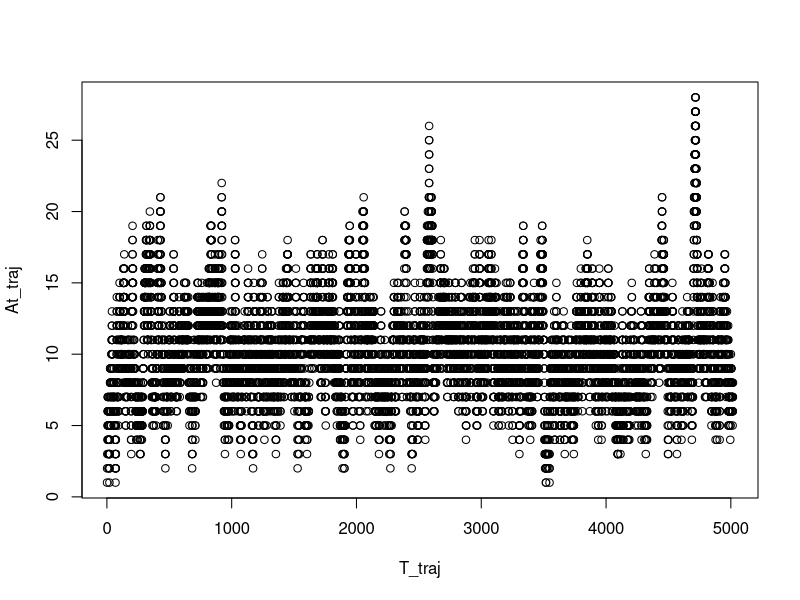
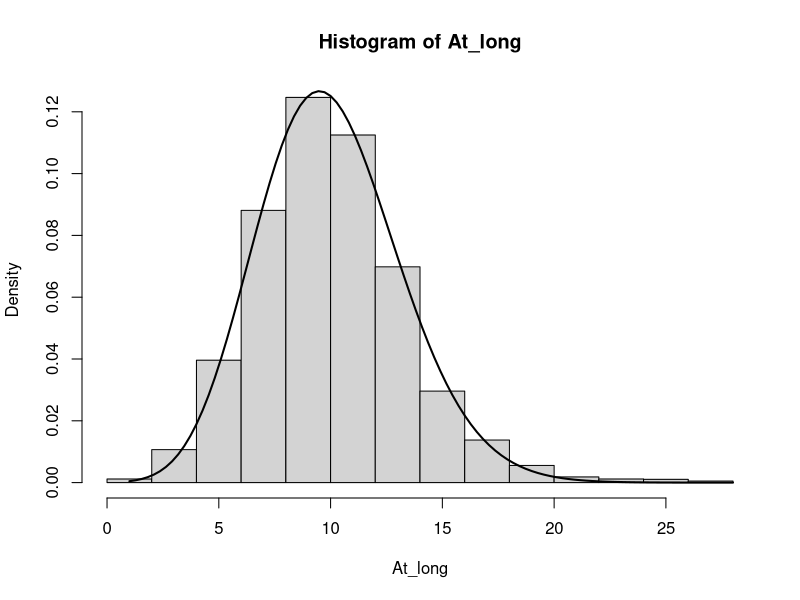

Source code (R) for these figures, in order:
# Demonstration of the Gillespie algorithm for a simple production degradation 
# model of transcription.

# Production rate (per second)
k2 <- 1.0

# Degradation rate (per molecule per second)
k1 <- 0.1

# Initial number of molecules of species A, at T=0
At <- 0

# Stored trajectory of At values
At_traj <- c()

# Initial time
T <- 0.0

# Stored trajectories of times of reactions
T_traj <- c()

# Number of iterations to run 
iter <- 10000


for (i in c(1:iter)) {
  
   # Find out waiting time to the next reaction
   r1 <- runif(1, min = 0, max = 1)    # generate the first uniformly distributed random number
   ktotal <- At*k1 + k2                # total current rate, which depends on number of A molecules
   T_wait <- (1/ktotal)*log(1/r1)      # T_wait is an exponentially distributed random number with rate ktotal 
   T <- T + T_wait                     # Time when the next reaction will occur

   # Find out which reaction will occur
   r2 <- runif(1, min = 0, max = 1)    # generate the second uniformly distributed random number
   if (r2 < k2/ktotal) {
     At <- At + 1                      # production
   } else {
     At <- At - 1                      # degradation
   }
  
   # store the current value of A and time of reaction
   At_traj <- append(At_traj, At)  
   T_traj <- append(T_traj, T)

}                                      # ends for loop over i

# Plot the A versus time trajectory.
plot(T_traj,At_traj)


# Long time limit of the distribution of A (trajectories should be longer than 10000 steps)
At_long <- At_traj[1000:iter]
mean(At_long)
var(At_long)

# Create histogram of long time data and match with Poisson distribution
hist(At_long, freq = FALSE)
x_values <- seq(min(At_long), max(At_long), length = 100)
y_values <- (1/factorial(x_values))*(k2/k1)^x_values*exp(-k2/k1)
lines(x_values, y_values, lwd = 2)


